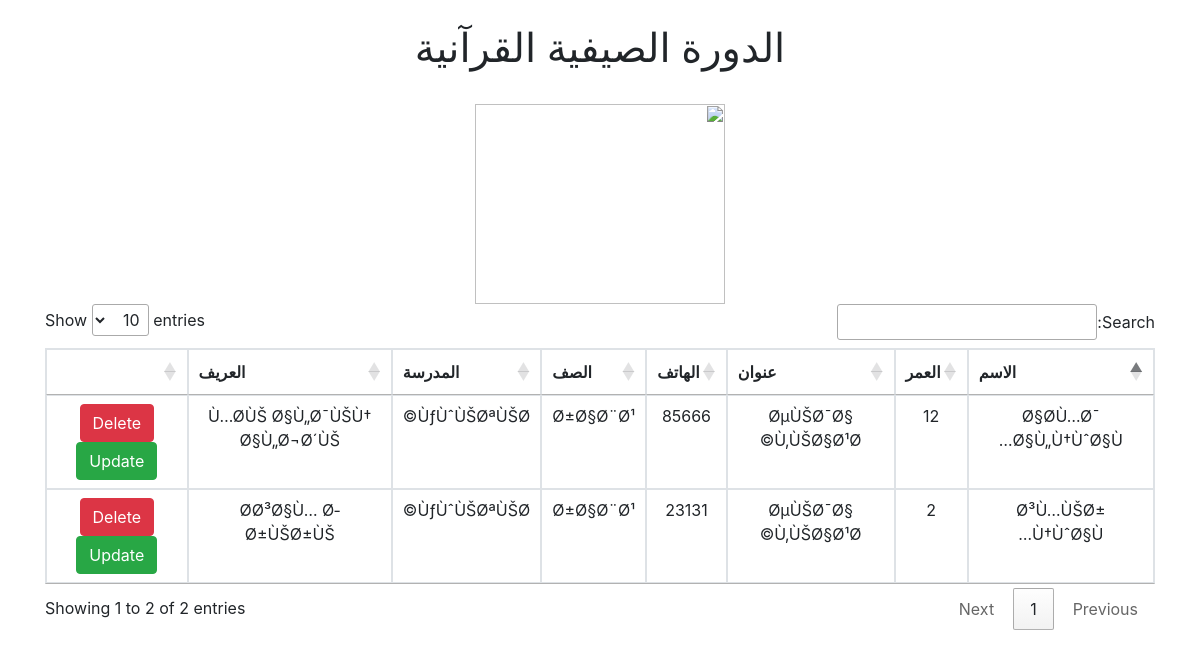
Page /list.php on the committed database.
### tables this page shows
CREATE TABLE `enroll` (
  `coachid` int(11) NOT NULL,
  `childid` int(11) NOT NULL
);

CREATE TABLE `child` (
  `id` int(11) NOT NULL,
  `name` varchar(50) NOT NULL,
  `age` int(11) NOT NULL,
  `address` varchar(100) NOT NULL,
  `phone` varchar(10) NOT NULL,
  `grade` varchar(20) NOT NULL,
  `school` varchar(50) NOT NULL
);

CREATE TABLE `coach` (
  `id` int(11) NOT NULL,
  `name` varchar(100) NOT NULL
);

### list.php (the view, shortened to what this page needs)
<!DOCTYPE html>
<?php
include('conn.php');
?>
<html lang="en">
<head>
    <link rel="stylesheet" href="https://maxcdn.bootstrapcdn.com/bootstrap/4.5.2/css/bootstrap.min.css">
  <link rel="stylesheet" type="text/css" href="https://cdn.datatables.net/1.10.25/css/jquery.dataTables.css">
</head>
<body dir='rtl'>
    <div class="container text-center">
    <br>
     <h1 class="">الدورة الصيفية القرآنية</h1>
     <br>
     <img src="salam.png" class="imgr" alt="" height="200" width="250">
     <div class='text-center'>
    <table class="table table-bordered" id="table_id">
    <thead>
        <tr>
            <th>الاسم</th>
            <th>العمر</th>
            <th>عنوان</th>
            <th>الهاتف</th>
            <th>الصف</th>
            <th>المدرسة</th>
            <th>العريف</th>
            <th></th>
        </tr>
        </thead>
        <tbody>
        <?php
            $sql="select * from child,enroll where childid=id";
            $res= mysqli_query($link, $sql);
            while($row = mysqli_fetch_array($res)){
                $sql1="select * from coach where id=".$row[7]."";
                 $res1= mysqli_query($link, $sql1);
                 $row1 = mysqli_fetch_array($res1);
            echo "<tr><td>".$row[1]."</td><td>".$row[2]." </td>
            <td>".$row[3]."</td><td>".$row[4]." </td>
            <td>".$row[5]." </td><td>".$row[6]." </td><td>".$row1[1]." </td>
            <td><a href='list.php?delete=del&&id=$row[0]' class='btn btn-danger'>Delete</a>
            <a href='update.php?id=$row[0]' class='btn btn-success'>Update</a>
            </td></tr>";
            }
            ?>
            </tbody>
    </table>
      </div>
    </div>
</body>
</html>

### rows in the picture
enroll: childid.name "Ø³Ù…ÙŠØ± Ù†ÙˆØ§Ù…", childid.age "2", childid.address "ØµÙŠØ¯Ø§ Ù‚ÙŠØ§Ø¹Ø©", childid.phone "23131", childid.grade "Ø±Ø§Ø¨Ø¹", childid.school "ÙƒÙˆÙŠØªÙŠØ©", coachid.name "Ø­Ø³Ø§Ù… Ø­Ø±ÙŠØ±ÙŠ"
enroll: childid.name "Ø§Ø­Ù…Ø¯ Ø§Ù„Ù†ÙˆØ§Ù…", childid.age "12", childid.address "ØµÙŠØ¯Ø§ Ù‚ÙŠØ§Ø¹Ø©", childid.phone "85666", childid.grade "Ø±Ø§Ø¨Ø¹", childid.school "ÙƒÙˆÙŠØªÙŠØ©", coachid.name "Ù…Ø­ÙŠ Ø§Ù„Ø¯ÙŠÙ† Ø§Ù„Ø¬Ø´ÙŠ"
